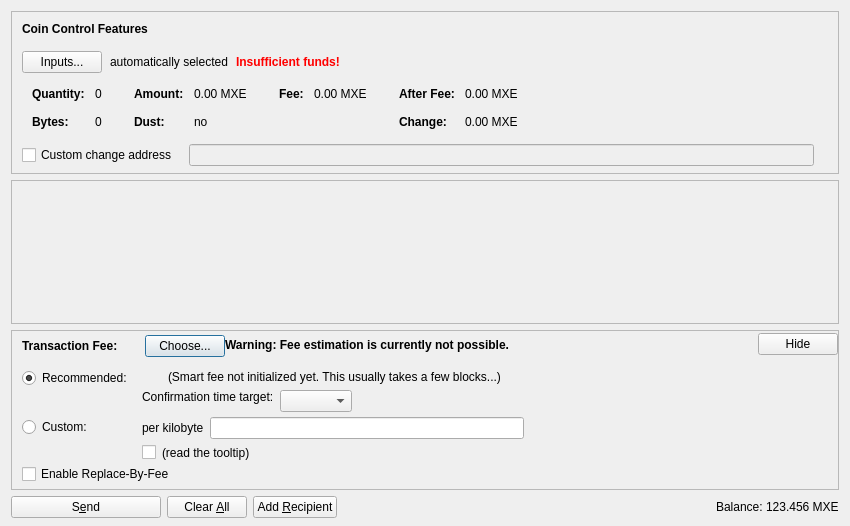
<?xml version="1.0" encoding="UTF-8"?>
<ui version="4.0">
 <class>SendCoinsDialog</class>
 <widget class="QDialog" name="SendCoinsDialog">
  <property name="geometry">
   <rect>
    <x>0</x>
    <y>0</y>
    <width>850</width>
    <height>526</height>
   </rect>
  </property>
  <property name="windowTitle">
   <string>Send Coins</string>
  </property>
  <layout class="QVBoxLayout" name="verticalLayout" stretch="0,1,0,0">
   <property name="bottomMargin">
    <number>8</number>
   </property>
   <item>
    <widget class="QFrame" name="frameCoinControl">
     <property name="sizePolicy">
      <sizepolicy hsizetype="Expanding" vsizetype="Expanding">
       <horstretch>0</horstretch>
       <verstretch>0</verstretch>
      </sizepolicy>
     </property>
     <property name="maximumSize">
      <size>
       <width>16777215</width>
       <height>16777215</height>
      </size>
     </property>
     <property name="frameShape">
      <enum>QFrame::StyledPanel</enum>
     </property>
     <property name="frameShadow">
      <enum>QFrame::Sunken</enum>
     </property>
     <layout class="QVBoxLayout" name="verticalLayoutCoinControl2">
      <property name="spacing">
       <number>0</number>
      </property>
      <property name="leftMargin">
       <number>0</number>
      </property>
      <property name="topMargin">
       <number>0</number>
      </property>
      <property name="rightMargin">
       <number>0</number>
      </property>
      <property name="bottomMargin">
       <number>6</number>
      </property>
      <item>
       <layout class="QVBoxLayout" name="verticalLayoutCoinControl" stretch="0,0,0,0,1">
        <property name="spacing">
         <number>0</number>
        </property>
        <property name="leftMargin">
         <number>10</number>
        </property>
        <property name="topMargin">
         <number>10</number>
        </property>
        <item>
         <layout class="QHBoxLayout" name="horizontalLayoutCoinControl1">
          <property name="bottomMargin">
           <number>15</number>
          </property>
          <item>
           <widget class="QLabel" name="labelCoinControlFeatures">
            <property name="sizePolicy">
             <sizepolicy hsizetype="Preferred" vsizetype="Maximum">
              <horstretch>0</horstretch>
              <verstretch>0</verstretch>
             </sizepolicy>
            </property>
            <property name="font">
             <font>
              <weight>75</weight>
              <bold>true</bold>
             </font>
            </property>
            <property name="styleSheet">
             <string notr="true">font-weight:bold;</string>
            </property>
            <property name="text">
             <string>Coin Control Features</string>
            </property>
           </widget>
          </item>
         </layout>
        </item>
        <item>
         <layout class="QHBoxLayout" name="horizontalLayoutCoinControl2" stretch="0,0,0,0">
          <property name="spacing">
           <number>8</number>
          </property>
          <property name="bottomMargin">
           <number>10</number>
          </property>
          <item>
           <widget class="QPushButton" name="pushButtonCoinControl">
            <property name="styleSheet">
             <string notr="true"/>
            </property>
            <property name="text">
             <string>Inputs...</string>
            </property>
            <property name="autoDefault">
             <bool>false</bool>
            </property>
           </widget>
          </item>
          <item>
           <widget class="QLabel" name="labelCoinControlAutomaticallySelected">
            <property name="text">
             <string>automatically selected</string>
            </property>
            <property name="margin">
             <number>5</number>
            </property>
           </widget>
          </item>
          <item>
           <widget class="QLabel" name="labelCoinControlInsuffFunds">
            <property name="font">
             <font>
              <weight>75</weight>
              <bold>true</bold>
             </font>
            </property>
            <property name="styleSheet">
             <string notr="true">color:red;font-weight:bold;</string>
            </property>
            <property name="text">
             <string>Insufficient funds!</string>
            </property>
            <property name="margin">
             <number>5</number>
            </property>
           </widget>
          </item>
          <item>
           <spacer name="horizontalSpacerCoinControl">
            <property name="orientation">
             <enum>Qt::Horizontal</enum>
            </property>
            <property name="sizeHint" stdset="0">
             <size>
              <width>40</width>
              <height>1</height>
             </size>
            </property>
           </spacer>
          </item>
         </layout>
        </item>
        <item>
         <widget class="QWidget" name="widgetCoinControl" native="true">
          <property name="sizePolicy">
           <sizepolicy hsizetype="Preferred" vsizetype="Preferred">
            <horstretch>0</horstretch>
            <verstretch>0</verstretch>
           </sizepolicy>
          </property>
          <property name="minimumSize">
           <size>
            <width>0</width>
            <height>0</height>
           </size>
          </property>
          <property name="styleSheet">
           <string notr="true"/>
          </property>
          <layout class="QHBoxLayout" name="horizontalLayoutCoinControl5">
           <property name="leftMargin">
            <number>0</number>
           </property>
           <property name="topMargin">
            <number>0</number>
           </property>
           <property name="rightMargin">
            <number>0</number>
           </property>
           <property name="bottomMargin">
            <number>0</number>
           </property>
           <item>
            <layout class="QHBoxLayout" name="horizontalLayoutCoinControl3" stretch="0,0,0,1">
             <property name="spacing">
              <number>20</number>
             </property>
             <property name="topMargin">
              <number>0</number>
             </property>
             <property name="bottomMargin">
              <number>10</number>
             </property>
             <item>
              <layout class="QFormLayout" name="formLayoutCoinControl1">
               <property name="horizontalSpacing">
                <number>10</number>
               </property>
               <property name="verticalSpacing">
                <number>14</number>
               </property>
               <property name="leftMargin">
                <number>10</number>
               </property>
               <property name="topMargin">
                <number>4</number>
               </property>
               <property name="rightMargin">
                <number>6</number>
               </property>
               <item row="0" column="0">
                <widget class="QLabel" name="labelCoinControlQuantityText">
                 <property name="font">
                  <font>
                   <weight>75</weight>
                   <bold>true</bold>
                  </font>
                 </property>
                 <property name="text">
                  <string>Quantity:</string>
                 </property>
                 <property name="margin">
                  <number>0</number>
                 </property>
                </widget>
               </item>
               <item row="0" column="1">
                <widget class="QLabel" name="labelCoinControlQuantity">
                 <property name="cursor">
                  <cursorShape>IBeamCursor</cursorShape>
                 </property>
                 <property name="contextMenuPolicy">
                  <enum>Qt::ActionsContextMenu</enum>
                 </property>
                 <property name="text">
                  <string notr="true">0</string>
                 </property>
                 <property name="margin">
                  <number>0</number>
                 </property>
                 <property name="textInteractionFlags">
                  <set>Qt::LinksAccessibleByMouse|Qt::TextSelectableByKeyboard|Qt::TextSelectableByMouse</set>
                 </property>
                </widget>
               </item>
               <item row="1" column="0">
                <widget class="QLabel" name="labelCoinControlBytesText">
                 <property name="font">
                  <font>
                   <weight>75</weight>
                   <bold>true</bold>
                  </font>
                 </property>
                 <property name="text">
                  <string>Bytes:</string>
                 </property>
                </widget>
               </item>
               <item row="1" column="1">
                <widget class="QLabel" name="labelCoinControlBytes">
                 <property name="cursor">
                  <cursorShape>IBeamCursor</cursorShape>
                 </property>
                 <property name="contextMenuPolicy">
                  <enum>Qt::ActionsContextMenu</enum>
                 </property>
                 <property name="text">
                  <string notr="true">0</string>
                 </property>
                 <property name="textInteractionFlags">
                  <set>Qt::LinksAccessibleByMouse|Qt::TextSelectableByKeyboard|Qt::TextSelectableByMouse</set>
                 </property>
                </widget>
               </item>
              </layout>
             </item>
             <item>
              <layout class="QFormLayout" name="formLayoutCoinControl2">
               <property name="horizontalSpacing">
                <number>10</number>
               </property>
               <property name="verticalSpacing">
                <number>14</number>
               </property>
               <property name="leftMargin">
                <number>6</number>
               </property>
               <property name="topMargin">
                <number>4</number>
               </property>
               <property name="rightMargin">
                <number>6</number>
               </property>
               <item row="0" column="0">
                <widget class="QLabel" name="labelCoinControlAmountText">
                 <property name="font">
                  <font>
                   <weight>75</weight>
                   <bold>true</bold>
                  </font>
                 </property>
                 <property name="text">
                  <string>Amount:</string>
                 </property>
                 <property name="margin">
                  <number>0</number>
                 </property>
                </widget>
               </item>
               <item row="0" column="1">
                <widget class="QLabel" name="labelCoinControlAmount">
                 <property name="cursor">
                  <cursorShape>IBeamCursor</cursorShape>
                 </property>
                 <property name="contextMenuPolicy">
                  <enum>Qt::ActionsContextMenu</enum>
                 </property>
                 <property name="text">
                  <string notr="true">0.00 MXE</string>
                 </property>
                 <property name="textInteractionFlags">
                  <set>Qt::LinksAccessibleByMouse|Qt::TextSelectableByKeyboard|Qt::TextSelectableByMouse</set>
                 </property>
                </widget>
               </item>
               <item row="1" column="0">
                <widget class="QLabel" name="labelCoinControlLowOutputText">
                 <property name="font">
                  <font>
                   <weight>75</weight>
                   <bold>true</bold>
                  </font>
                 </property>
                 <property name="text">
                  <string>Dust:</string>
                 </property>
                </widget>
               </item>
               <item row="1" column="1">
                <widget class="QLabel" name="labelCoinControlLowOutput">
                 <property name="cursor">
                  <cursorShape>IBeamCursor</cursorShape>
                 </property>
                 <property name="contextMenuPolicy">
                  <enum>Qt::ActionsContextMenu</enum>
                 </property>
                 <property name="text">
                  <string notr="true">no</string>
                 </property>
                 <property name="textInteractionFlags">
                  <set>Qt::LinksAccessibleByMouse|Qt::TextSelectableByKeyboard|Qt::TextSelectableByMouse</set>
                 </property>
                </widget>
               </item>
              </layout>
             </item>
             <item>
              <layout class="QFormLayout" name="formLayoutCoinControl3">
               <property name="horizontalSpacing">
                <number>10</number>
               </property>
               <property name="verticalSpacing">
                <number>14</number>
               </property>
               <property name="leftMargin">
                <number>6</number>
               </property>
               <property name="topMargin">
                <number>4</number>
               </property>
               <property name="rightMargin">
                <number>6</number>
               </property>
               <item row="0" column="0">
                <widget class="QLabel" name="labelCoinControlFeeText">
                 <property name="font">
                  <font>
                   <weight>75</weight>
                   <bold>true</bold>
                  </font>
                 </property>
                 <property name="text">
                  <string>Fee:</string>
                 </property>
                 <property name="margin">
                  <number>0</number>
                 </property>
                </widget>
               </item>
               <item row="0" column="1">
                <widget class="QLabel" name="labelCoinControlFee">
                 <property name="cursor">
                  <cursorShape>IBeamCursor</cursorShape>
                 </property>
                 <property name="contextMenuPolicy">
                  <enum>Qt::ActionsContextMenu</enum>
                 </property>
                 <property name="text">
                  <string notr="true">0.00 MXE</string>
                 </property>
                 <property name="textInteractionFlags">
                  <set>Qt::LinksAccessibleByMouse|Qt::TextSelectableByKeyboard|Qt::TextSelectableByMouse</set>
                 </property>
                </widget>
               </item>
              </layout>
             </item>
             <item>
              <layout class="QFormLayout" name="formLayoutCoinControl4">
               <property name="horizontalSpacing">
                <number>10</number>
               </property>
               <property name="verticalSpacing">
                <number>14</number>
               </property>
               <property name="leftMargin">
                <number>6</number>
               </property>
               <property name="topMargin">
                <number>4</number>
               </property>
               <property name="rightMargin">
                <number>6</number>
               </property>
               <item row="0" column="0">
                <widget class="QLabel" name="labelCoinControlAfterFeeText">
                 <property name="font">
                  <font>
                   <weight>75</weight>
                   <bold>true</bold>
                  </font>
                 </property>
                 <property name="text">
                  <string>After Fee:</string>
                 </property>
                 <property name="margin">
                  <number>0</number>
                 </property>
                </widget>
               </item>
               <item row="0" column="1">
                <widget class="QLabel" name="labelCoinControlAfterFee">
                 <property name="cursor">
                  <cursorShape>IBeamCursor</cursorShape>
                 </property>
                 <property name="contextMenuPolicy">
                  <enum>Qt::ActionsContextMenu</enum>
                 </property>
                 <property name="text">
                  <string notr="true">0.00 MXE</string>
                 </property>
                 <property name="textInteractionFlags">
                  <set>Qt::LinksAccessibleByMouse|Qt::TextSelectableByKeyboard|Qt::TextSelectableByMouse</set>
                 </property>
                </widget>
               </item>
               <item row="1" column="0">
                <widget class="QLabel" name="labelCoinControlChangeText">
                 <property name="font">
                  <font>
                   <weight>75</weight>
                   <bold>true</bold>
                  </font>
                 </property>
                 <property name="text">
                  <string>Change:</string>
                 </property>
                </widget>
               </item>
               <item row="1" column="1">
                <widget class="QLabel" name="labelCoinControlChange">
                 <property name="cursor">
                  <cursorShape>IBeamCursor</cursorShape>
                 </property>
                 <property name="contextMenuPolicy">
                  <enum>Qt::ActionsContextMenu</enum>
                 </property>
                 <property name="text">
                  <string notr="true">0.00 MXE</string>
                 </property>
                 <property name="textInteractionFlags">
                  <set>Qt::LinksAccessibleByMouse|Qt::TextSelectableByKeyboard|Qt::TextSelectableByMouse</set>
                 </property>
                </widget>
               </item>
              </layout>
             </item>
            </layout>
           </item>
          </layout>
         </widget>
        </item>
        <item>
         <layout class="QHBoxLayout" name="horizontalLayoutCoinControl4" stretch="0,0,0">
          <property name="spacing">
           <number>12</number>
          </property>
          <property name="sizeConstraint">
           <enum>QLayout::SetDefaultConstraint</enum>
          </property>
          <property name="topMargin">
           <number>5</number>
          </property>
          <property name="rightMargin">
           <number>5</number>
          </property>
          <item>
           <widget class="QCheckBox" name="checkBoxCoinControlChange">
            <property name="toolTip">
             <string>If this is activated, but the change address is empty or invalid, change will be sent to a newly generated address.</string>
            </property>
            <property name="text">
             <string>Custom change address</string>
            </property>
           </widget>
          </item>
          <item>
           <widget class="QValidatedLineEdit" name="lineEditCoinControlChange">
            <property name="enabled">
             <bool>false</bool>
            </property>
            <property name="sizePolicy">
             <sizepolicy hsizetype="Expanding" vsizetype="Fixed">
              <horstretch>0</horstretch>
              <verstretch>0</verstretch>
             </sizepolicy>
            </property>
           </widget>
          </item>
          <item>
           <widget class="QLabel" name="labelCoinControlChangeLabel">
            <property name="sizePolicy">
             <sizepolicy hsizetype="Preferred" vsizetype="Expanding">
              <horstretch>0</horstretch>
              <verstretch>0</verstretch>
             </sizepolicy>
            </property>
            <property name="minimumSize">
             <size>
              <width>0</width>
              <height>0</height>
             </size>
            </property>
            <property name="text">
             <string/>
            </property>
            <property name="margin">
             <number>3</number>
            </property>
           </widget>
          </item>
         </layout>
        </item>
        <item>
         <spacer name="verticalSpacerCoinControl">
          <property name="orientation">
           <enum>Qt::Vertical</enum>
          </property>
          <property name="sizeHint" stdset="0">
           <size>
            <width>800</width>
            <height>1</height>
           </size>
          </property>
         </spacer>
        </item>
       </layout>
      </item>
     </layout>
    </widget>
   </item>
   <item>
    <widget class="QScrollArea" name="scrollArea">
     <property name="widgetResizable">
      <bool>true</bool>
     </property>
     <widget class="QWidget" name="scrollAreaWidgetContents">
      <property name="geometry">
       <rect>
        <x>0</x>
        <y>0</y>
        <width>830</width>
        <height>104</height>
       </rect>
      </property>
      <layout class="QVBoxLayout" name="verticalLayout_2" stretch="0,1">
       <property name="leftMargin">
        <number>0</number>
       </property>
       <property name="topMargin">
        <number>0</number>
       </property>
       <property name="rightMargin">
        <number>0</number>
       </property>
       <property name="bottomMargin">
        <number>0</number>
       </property>
       <item>
        <layout class="QVBoxLayout" name="entries">
         <property name="spacing">
          <number>6</number>
         </property>
        </layout>
       </item>
       <item>
        <spacer name="verticalSpacer">
         <property name="orientation">
          <enum>Qt::Vertical</enum>
         </property>
         <property name="sizeHint" stdset="0">
          <size>
           <width>20</width>
           <height>40</height>
          </size>
         </property>
        </spacer>
       </item>
      </layout>
     </widget>
    </widget>
   </item>
   <item>
    <widget class="QFrame" name="frameFee">
     <property name="sizePolicy">
      <sizepolicy hsizetype="Expanding" vsizetype="Expanding">
       <horstretch>0</horstretch>
       <verstretch>0</verstretch>
      </sizepolicy>
     </property>
     <property name="maximumSize">
      <size>
       <width>16777215</width>
       <height>16777215</height>
      </size>
     </property>
     <property name="frameShape">
      <enum>QFrame::StyledPanel</enum>
     </property>
     <property name="frameShadow">
      <enum>QFrame::Sunken</enum>
     </property>
     <layout class="QVBoxLayout" name="verticalLayoutFee1">
      <property name="spacing">
       <number>0</number>
      </property>
      <property name="leftMargin">
       <number>0</number>
      </property>
      <property name="topMargin">
       <number>0</number>
      </property>
      <property name="rightMargin">
       <number>0</number>
      </property>
      <property name="bottomMargin">
       <number>0</number>
      </property>
      <item>
       <layout class="QVBoxLayout" name="verticalLayoutFee2" stretch="0,0,0">
        <property name="spacing">
         <number>0</number>
        </property>
        <property name="leftMargin">
         <number>10</number>
        </property>
        <property name="topMargin">
         <number>0</number>
        </property>
        <item>
         <layout class="QHBoxLayout" name="horizontalLayoutFee1">
          <property name="bottomMargin">
           <number>0</number>
          </property>
          <item>
           <layout class="QVBoxLayout" name="verticalLayoutFee7">
            <property name="spacing">
             <number>0</number>
            </property>
            <item>
             <spacer name="verticalSpacerSmartFee">
              <property name="orientation">
               <enum>Qt::Vertical</enum>
              </property>
              <property name="sizeType">
               <enum>QSizePolicy::Fixed</enum>
              </property>
              <property name="sizeHint" stdset="0">
               <size>
                <width>1</width>
                <height>4</height>
               </size>
              </property>
             </spacer>
            </item>
            <item>
             <layout class="QHBoxLayout" name="horizontalLayoutSmartFee">
              <property name="spacing">
               <number>10</number>
              </property>
              <item>
               <widget class="QLabel" name="labelFeeHeadline">
                <property name="sizePolicy">
                 <sizepolicy hsizetype="Preferred" vsizetype="Maximum">
                  <horstretch>0</horstretch>
                  <verstretch>0</verstretch>
                 </sizepolicy>
                </property>
                <property name="font">
                 <font>
                  <weight>75</weight>
                  <bold>true</bold>
                 </font>
                </property>
                <property name="styleSheet">
                 <string notr="true">font-weight:bold;</string>
                </property>
                <property name="text">
                 <string>Transaction Fee:</string>
                </property>
               </widget>
              </item>
              <item>
               <widget class="QLabel" name="labelFeeMinimized">
                <property name="text">
                 <string/>
                </property>
               </widget>
              </item>
              <item>
               <widget class="QPushButton" name="buttonChooseFee">
                <property name="text">
                 <string>Choose...</string>
                </property>
               </widget>
              </item>
             </layout>
            </item>
            <item>
             <spacer name="verticalSpacer_5">
              <property name="orientation">
               <enum>Qt::Vertical</enum>
              </property>
              <property name="sizeHint" stdset="0">
               <size>
                <width>1</width>
                <height>1</height>
               </size>
              </property>
             </spacer>
            </item>
           </layout>
          </item>
          <item>
           <widget class="QLabel" name="fallbackFeeWarningLabel">
            <property name="toolTip">
             <string>Using the fallbackfee can result in sending a transaction that will take several hours or days (or never) to confirm. Consider choosing your fee manually or wait until you have validated the complete chain.</string>
            </property>
            <property name="font">
            <font>
                <weight>75</weight>
                <bold>true</bold>
            </font>
            </property>
            <property name="text">
             <string>Warning: Fee estimation is currently not possible.</string>
            </property>
            <property name="wordWrap">
             <bool>false</bool>
            </property>
           </widget>
          </item>
          <item>
           <spacer name="horizontalSpacer_4">
            <property name="orientation">
             <enum>Qt::Horizontal</enum>
            </property>
            <property name="sizeType">
             <enum>QSizePolicy::MinimumExpanding</enum>
            </property>
            <property name="sizeHint" stdset="0">
             <size>
              <width>40</width>
              <height>20</height>
             </size>
            </property>
           </spacer>
          </item>
          <item>
           <widget class="QPushButton" name="buttonMinimizeFee">
            <property name="toolTip">
             <string>collapse fee-settings</string>
            </property>
            <property name="text">
             <string>Hide</string>
            </property>
           </widget>
          </item>
         </layout>
        </item>
        <item>
         <widget class="QFrame" name="frameFeeSelection">
          <layout class="QVBoxLayout" name="verticalLayoutFee12">
           <property name="spacing">
            <number>0</number>
           </property>
           <property name="leftMargin">
            <number>0</number>
           </property>
           <property name="topMargin">
            <number>0</number>
           </property>
           <property name="rightMargin">
            <number>0</number>
           </property>
           <property name="bottomMargin">
            <number>0</number>
           </property>
           <item>
            <layout class="QGridLayout" name="gridLayoutFee">
             <property name="topMargin">
              <number>10</number>
             </property>
             <property name="bottomMargin">
              <number>4</number>
             </property>
             <property name="horizontalSpacing">
              <number>10</number>
             </property>
             <property name="verticalSpacing">
              <number>4</number>
             </property>
             <item row="1" column="1">
              <layout class="QVBoxLayout" name="verticalLayoutFee8">
               <property name="spacing">
                <number>6</number>
               </property>
               <item>
                <layout class="QHBoxLayout" name="horizontalLayoutFee13">
                 <item>
                  <widget class="QLabel" name="labelCustomPerKilobyte">
                   <property name="toolTip">
                    <string>If the custom fee is set to 1000 satoshis and the transaction is only 250 bytes, then &quot;per kilobyte&quot; only pays 250 satoshis in fee, while &quot;total at least&quot; pays 1000 satoshis. For transactions bigger than a kilobyte both pay by kilobyte.</string>
                   </property>
                   <property name="text">
                    <string>per kilobyte</string>
                   </property>
                  </widget>
                 </item>
                 <item>
                  <widget class="BitcoinAmountField" name="customFee"/>
                 </item>
                 <item>
                  <spacer name="horizontalSpacer_6">
                   <property name="orientation">
                    <enum>Qt::Horizontal</enum>
                   </property>
                   <property name="sizeHint" stdset="0">
                    <size>
                     <width>1</width>
                     <height>1</height>
                    </size>
                   </property>
                  </spacer>
                 </item>
                </layout>
               </item>
               <item>
                <layout class="QHBoxLayout" name="horizontalLayoutFee8">
                 <item>
                  <widget class="QCheckBox" name="checkBoxMinimumFee">
                   <property name="toolTip">
                    <string>Paying only the minimum fee is just fine as long as there is less transaction volume than space in the blocks. But be aware that this can end up in a never confirming transaction once there is more demand for bitcoin transactions than the network can process.</string>
                   </property>
                   <property name="text">
                    <string/>
                   </property>
                  </widget>
                 </item>
                 <item>
                  <widget class="QLabel" name="labelMinFeeWarning">
                   <property name="enabled">
                    <bool>true</bool>
                   </property>
                   <property name="toolTip">
                    <string>Paying only the minimum fee is just fine as long as there is less transaction volume than space in the blocks. But be aware that this can end up in a never confirming transaction once there is more demand for bitcoin transactions than the network can process.</string>
                   </property>
                   <property name="text">
                    <string>(read the tooltip)</string>
                   </property>
                   <property name="margin">
                    <number>5</number>
                   </property>
                  </widget>
                 </item>
                 <item>
                  <spacer name="horizontalSpacer_2">
                   <property name="orientation">
                    <enum>Qt::Horizontal</enum>
                   </property>
                   <property name="sizeHint" stdset="0">
                    <size>
                     <width>1</width>
                     <height>1</height>
                    </size>
                   </property>
                  </spacer>
                 </item>
                </layout>
               </item>
              </layout>
             </item>
             <item row="0" column="0">
              <layout class="QVBoxLayout" name="verticalLayoutFee4" stretch="0,1">
               <item>
                <widget class="QRadioButton" name="radioSmartFee">
                 <property name="text">
                  <string>Recommended:</string>
                 </property>
                 <property name="checked">
                  <bool>true</bool>
                 </property>
                 <attribute name="buttonGroup">
                  <string notr="true">groupFee</string>
                 </attribute>
                </widget>
               </item>
               <item>
                <spacer name="verticalSpacer_2">
                 <property name="orientation">
                  <enum>Qt::Vertical</enum>
                 </property>
                 <property name="sizeHint" stdset="0">
                  <size>
                   <width>1</width>
                   <height>1</height>
                  </size>
                 </property>
                </spacer>
               </item>
              </layout>
             </item>
             <item row="1" column="0">
              <layout class="QVBoxLayout" name="verticalLayoutFee9" stretch="0,1">
               <item>
                <widget class="QRadioButton" name="radioCustomFee">
                 <property name="text">
                  <string>Custom:</string>
                 </property>
                 <attribute name="buttonGroup">
                  <string notr="true">groupFee</string>
                 </attribute>
                </widget>
               </item>
               <item>
                <spacer name="verticalSpacer_6">
                 <property name="orientation">
                  <enum>Qt::Vertical</enum>
                 </property>
                 <property name="sizeHint" stdset="0">
                  <size>
                   <width>1</width>
                   <height>1</height>
                  </size>
                 </property>
                </spacer>
               </item>
              </layout>
             </item>
             <item row="0" column="1">
              <layout class="QVBoxLayout" name="verticalLayoutFee3" stretch="0,0,1">
               <property name="spacing">
                <number>6</number>
               </property>
               <property name="topMargin">
                <number>2</number>
               </property>
               <item>
                <layout class="QHBoxLayout" name="horizontalLayoutFee12">
                 <item>
                  <widget class="QLabel" name="labelSmartFee">
                   <property name="text">
                    <string/>
                   </property>
                   <property name="margin">
                    <number>2</number>
                   </property>
                  </widget>
                 </item>
                 <item>
                  <widget class="QLabel" name="labelFeeEstimation">
                   <property name="text">
                    <string/>
                   </property>
                  </widget>
                 </item>
                 <item>
                  <widget class="QLabel" name="labelSmartFee2">
                   <property name="text">
                    <string>(Smart fee not initialized yet. This usually takes a few blocks...)</string>
                   </property>
                   <property name="margin">
                    <number>2</number>
                   </property>
                  </widget>
                 </item>
                 <item>
                  <spacer name="horizontalSpacer_5">
                   <property name="orientation">
                    <enum>Qt::Horizontal</enum>
                   </property>
                   <property name="sizeHint" stdset="0">
                    <size>
                     <width>1</width>
                     <height>1</height>
                    </size>
                   </property>
                  </spacer>
                 </item>
                </layout>
               </item>
               <item>
                <layout class="QHBoxLayout" name="horizontalLayoutFee9">
                 <item>
                  <layout class="QVBoxLayout" name="verticalLayoutFee6">
                   <item>
                    <widget class="QLabel" name="labelSmartFee3">
                     <property name="text">
                      <string>Confirmation time target:</string>
                     </property>
                     <property name="margin">
                      <number>2</number>
                     </property>
                    </widget>
                   </item>
                   <item>
                    <spacer name="verticalSpacer_3">
                     <property name="orientation">
                      <enum>Qt::Vertical</enum>
                     </property>
                     <property name="sizeHint" stdset="0">
                      <size>
                       <width>1</width>
                       <height>1</height>
                      </size>
                     </property>
                    </spacer>
                   </item>
                  </layout>
                 </item>
                 <item>
                  <layout class="QVBoxLayout" name="verticalLayoutFee5">
                   <property name="rightMargin">
                    <number>30</number>
                   </property>
                   <item>
                    <layout class="QHBoxLayout" name="horizontalLayoutConfTarget">
                     <property name="bottomMargin">
                      <number>0</number>
                     </property>
                     <item>
                      <widget class="QComboBox" name="confTargetSelector"/>
                     </item>
                     <item>
                      <spacer name="horizontalSpacerConfTarget">
                       <property name="orientation">
                        <enum>Qt::Horizontal</enum>
                       </property>
                       <property name="sizeHint" stdset="0">
                        <size>
                         <width>40</width>
                         <height>20</height>
                        </size>
                       </property>
                      </spacer>
                     </item>
                    </layout>
                   </item>
                  </layout>
                 </item>
                </layout>
               </item>
               <item>
                <spacer name="verticalSpacer_4">
                 <property name="orientation">
                  <enum>Qt::Vertical</enum>
                 </property>
                 <property name="sizeHint" stdset="0">
                  <size>
                   <width>1</width>
                   <height>1</height>
                  </size>
                 </property>
                </spacer>
               </item>
              </layout>
             </item>
            </layout>
           </item>
           <item>
            <widget class="QCheckBox" name="optInRBF">
             <property name="text">
              <string>Enable Replace-By-Fee</string>
             </property>
             <property name="toolTip">
              <string>With Replace-By-Fee (BIP-125) you can increase a transaction's fee after it is sent. Without this, a higher fee may be recommended to compensate for increased transaction delay risk.</string>
             </property>
            </widget>
           </item>
          </layout>
         </widget>
        </item>
        <item>
         <spacer name="verticalSpacerFee">
          <property name="orientation">
           <enum>Qt::Vertical</enum>
          </property>
          <property name="sizeHint" stdset="0">
           <size>
            <width>40</width>
            <height>5</height>
           </size>
          </property>
         </spacer>
        </item>
       </layout>
      </item>
     </layout>
    </widget>
   </item>
   <item>
    <layout class="QHBoxLayout" name="horizontalLayout">
     <item>
      <widget class="QPushButton" name="sendButton">
       <property name="minimumSize">
        <size>
         <width>150</width>
         <height>0</height>
        </size>
       </property>
       <property name="toolTip">
        <string>Confirm the send action</string>
       </property>
       <property name="text">
        <string>S&amp;end</string>
       </property>
       <property name="icon">
        <iconset resource="../bitcoin.qrc">
         <normaloff>:/icons/send</normaloff>:/icons/send</iconset>
       </property>
       <property name="autoDefault">
        <bool>false</bool>
       </property>
       <property name="default">
        <bool>false</bool>
       </property>
      </widget>
     </item>
     <item>
      <widget class="QPushButton" name="clearButton">
       <property name="sizePolicy">
        <sizepolicy hsizetype="Minimum" vsizetype="Fixed">
         <horstretch>0</horstretch>
         <verstretch>0</verstretch>
        </sizepolicy>
       </property>
       <property name="toolTip">
        <string>Clear all fields of the form.</string>
       </property>
       <property name="text">
        <string>Clear &amp;All</string>
       </property>
       <property name="icon">
        <iconset resource="../bitcoin.qrc">
         <normaloff>:/icons/remove</normaloff>:/icons/remove</iconset>
       </property>
       <property name="autoDefault">
        <bool>false</bool>
       </property>
      </widget>
     </item>
     <item>
      <widget class="QPushButton" name="addButton">
       <property name="toolTip">
        <string>Send to multiple recipients at once</string>
       </property>
       <property name="text">
        <string>Add &amp;Recipient</string>
       </property>
       <property name="icon">
        <iconset resource="../bitcoin.qrc">
         <normaloff>:/icons/add</normaloff>:/icons/add</iconset>
       </property>
       <property name="autoDefault">
        <bool>false</bool>
       </property>
      </widget>
     </item>
     <item>
      <spacer name="horizontalSpacer">
       <property name="orientation">
        <enum>Qt::Horizontal</enum>
       </property>
       <property name="sizeHint" stdset="0">
        <size>
         <width>40</width>
         <height>20</height>
        </size>
       </property>
      </spacer>
     </item>
     <item>
      <layout class="QHBoxLayout" name="horizontalLayout_2">
       <property name="spacing">
        <number>3</number>
       </property>
       <item>
        <widget class="QLabel" name="label">
         <property name="sizePolicy">
          <sizepolicy hsizetype="Preferred" vsizetype="Fixed">
           <horstretch>0</horstretch>
           <verstretch>0</verstretch>
          </sizepolicy>
         </property>
         <property name="text">
          <string>Balance:</string>
         </property>
        </widget>
       </item>
       <item>
        <widget class="QLabel" name="labelBalance">
         <property name="sizePolicy">
          <sizepolicy hsizetype="Preferred" vsizetype="Fixed">
           <horstretch>0</horstretch>
           <verstretch>0</verstretch>
          </sizepolicy>
         </property>
         <property name="cursor">
          <cursorShape>IBeamCursor</cursorShape>
         </property>
         <property name="text">
          <string notr="true">123.456 MXE</string>
         </property>
         <property name="textInteractionFlags">
          <set>Qt::LinksAccessibleByMouse|Qt::TextSelectableByKeyboard|Qt::TextSelectableByMouse</set>
         </property>
        </widget>
       </item>
      </layout>
     </item>
    </layout>
   </item>
  </layout>
 </widget>
 <customwidgets>
  <customwidget>
   <class>QValidatedLineEdit</class>
   <extends>QLineEdit</extends>
   <header>qt/qvalidatedlineedit.h</header>
  </customwidget>
  <customwidget>
   <class>BitcoinAmountField</class>
   <extends>QLineEdit</extends>
   <header>qt/bitcoinamountfield.h</header>
   <container>1</container>
  </customwidget>
 </customwidgets>
 <resources>
  <include location="../bitcoin.qrc"/>
 </resources>
 <connections/>
 <buttongroups>
  <buttongroup name="groupFee"/>
 </buttongroups>
</ui>
